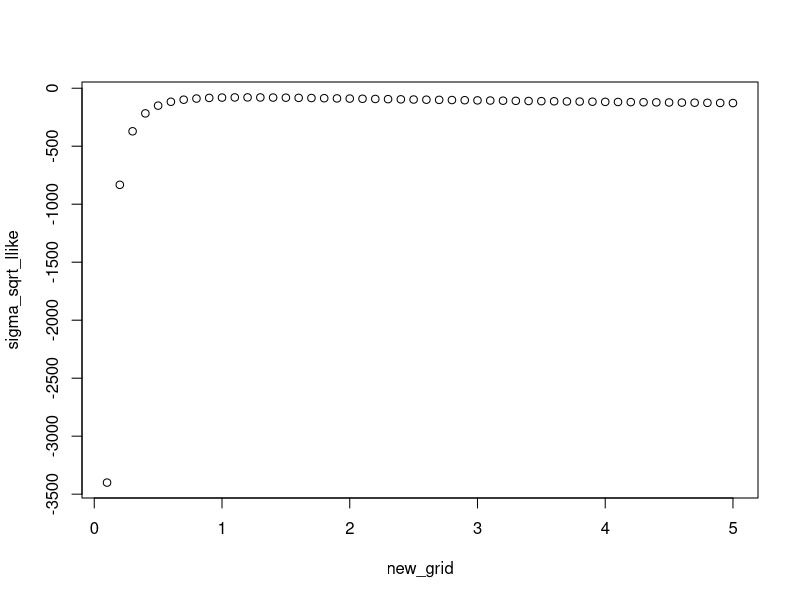

The R source for this figure:
sigma_normal_llike <- function(sigma_sqrt){

  res <- rep(0,length(sigma_sqrt))

  for(i in seq_along(sigma_sqrt)){
    res[i] <- sum(log(dnorm(
      seq(-2,2,length.out = 50),
      sd=sigma_sqrt[i]
      )))
  }

  res
}

new_grid <- seq(0.1,5,length.out = 50)

sigma_sqrt_llike <- sigma_normal_llike(new_grid)

plot(new_grid,sigma_sqrt_llike)
